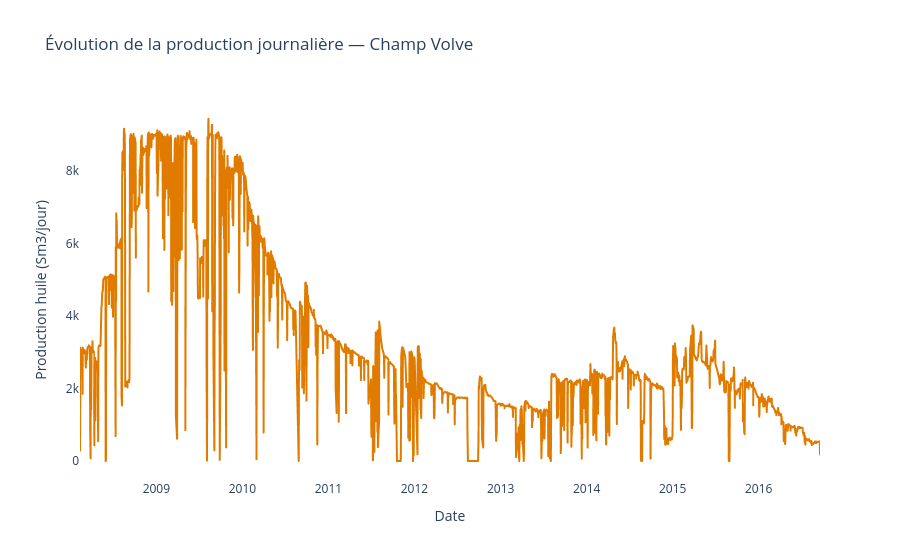

Here is the notebook cell this chart was saved with:
### Markdown cell above
2 puits sur 5 représentent 87% de la production totale du champ.

### Code cell
# Question 2 — Déclin de production dans le temps
oil_by_date = df_prod.groupby('DATEPRD')['BORE_OIL_VOL']\
                     .sum()\
                     .reset_index()

fig = px.line(
    oil_by_date,
    x='DATEPRD',
    y='BORE_OIL_VOL',
    title='Évolution de la production journalière — Champ Volve',
    labels={
        'DATEPRD': 'Date',
        'BORE_OIL_VOL': 'Production huile (Sm3/jour)'
    },
    color_discrete_sequence=['#E07B00']
)

fig.update_layout(plot_bgcolor='white')
fig.show()

### Figure 1 — Plotly figure (JSON) as saved in the notebook; plotly's stock layout.template omitted (floating-point values rounded to 4 significant figures; data arrays with more than 128 entries replaced by an {"elided": "..."} marker saying what was removed)
{"data": [{"hovertemplate": "Date=%{x}<br>Production huile (Sm3/jour)=%{y}<extra></extra>", "legendgroup": "", "line": {"color": "#E07B00", "dash": "solid"}, "marker": {"symbol": "circle"}, "mode": "lines", "name": "", "showlegend": false, "type": "scattergl", "x": {"elided": "3018 str values"}, "xaxis": "x", "y": {"elided": "3018 float values"}, "yaxis": "y"}], "layout": {"legend": {"tracegroupgap": 0}, "plot_bgcolor": "white", "title": {"text": "Évolution de la production journalière — Champ Volve"}, "xaxis": {"anchor": "y", "domain": [0, 1], "title": {"text": "Date"}}, "yaxis": {"anchor": "x", "domain": [0, 1], "title": {"text": "Production huile (Sm3/jour)"}}}}
